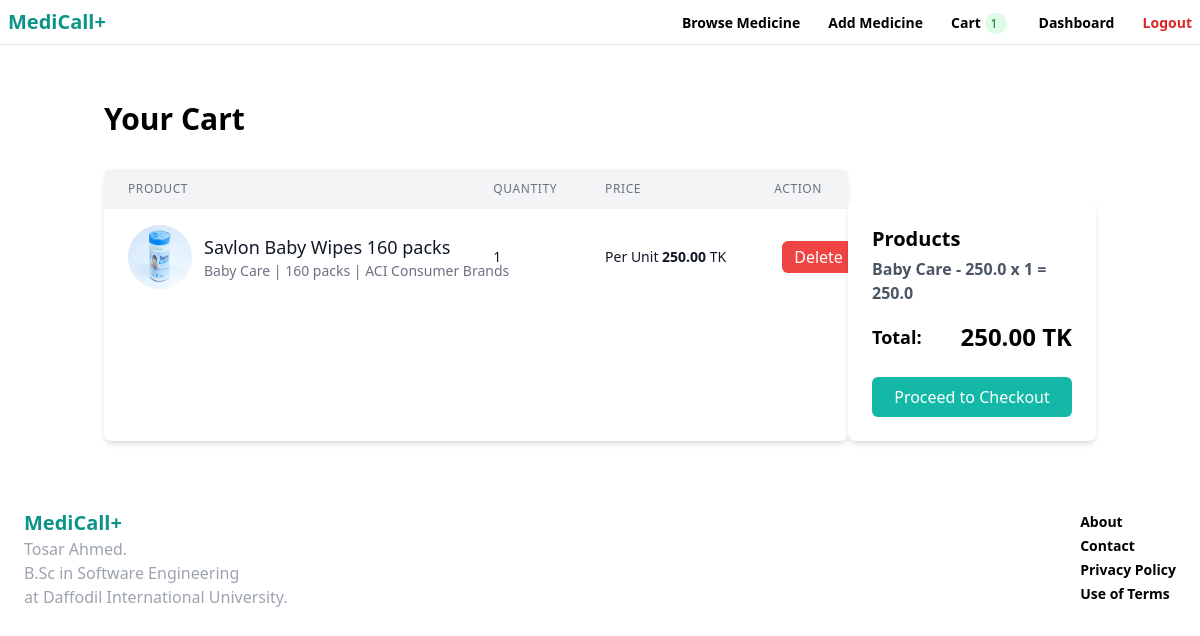
/items/cart_items/ (signed in), run on an earlier commit of the app's database.
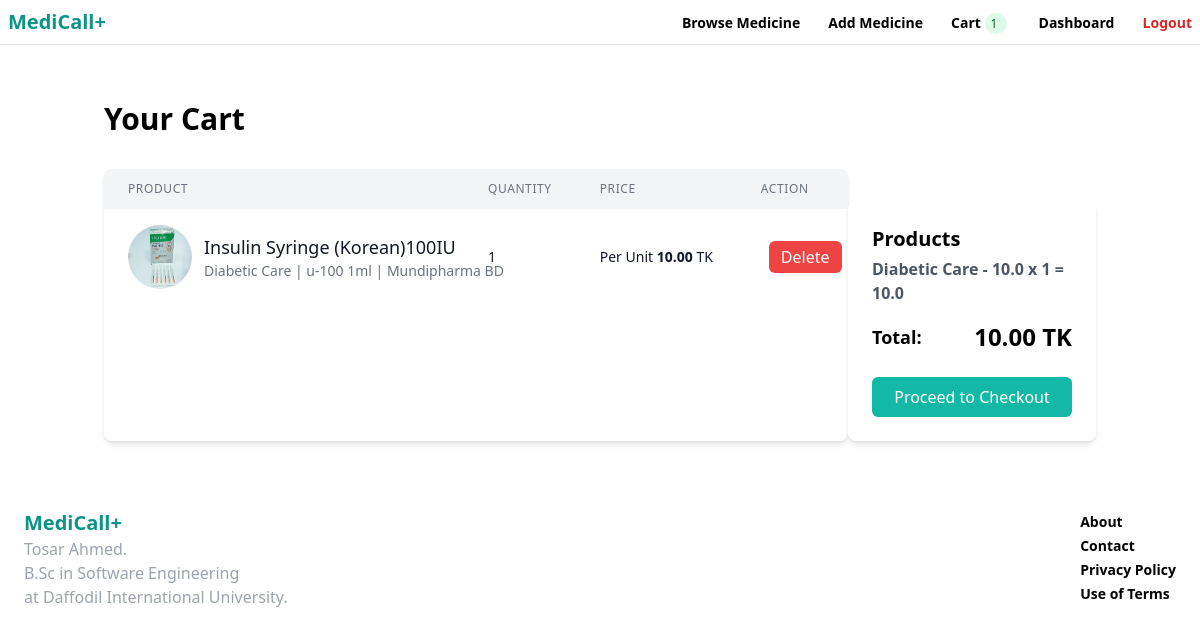
And on a later commit of the database.
### item/models.py (models this page shows, shortened)
class CartItem(models.Model):
    cart = models.ForeignKey(Cart, on_delete=models.CASCADE, related_name="cart_items")
    item = models.ForeignKey(Item, on_delete=models.CASCADE)
    quantity = models.PositiveIntegerField(default=1)

class Item(models.Model):
    category = models.ForeignKey(Category, related_name='items', on_delete=models.CASCADE)
    name = models.CharField(max_length=255)
    mg = models.TextField(max_length=50, blank=True, null=True)
    group = models.TextField(max_length=255, blank=True, null=True)
    company = models.TextField(max_length=255, blank=True, null=True)
    short_description = models.TextField(blank=True, null=True)
    description = models.TextField(blank=True, null=True)
    price = models.FloatField()
    image = models. ImageField(upload_to = 'items images', blank=True, null=True)
    is_sold = models.BooleanField(default=False)
    created_by = models.ForeignKey(User, related_name='items', on_delete=models.CASCADE)
    created_at = models.DateTimeField(auto_now_add=True)

class Category(models.Model):
    name = models.CharField(max_length=255)
    class Meta:
        ordering = ('name',)
        verbose_name_plural= 'Categories'

### item/views.py (the view)
# urls.py: path('cart_items/', cart_items, name='cart-items'),
@login_required
def cart_items(request):
    cart = Cart.objects.get(user=request.user)
    cart_items = CartItem.objects.filter(cart=cart)
    cart_total = sum(cart_item.item.price * cart_item.quantity for cart_item in cart.cart_items.all())
    for cart in cart_items:
        cart.total_price = cart.item.price * cart.quantity
    return render(request, 'item/cart_items.html', {'cart_items': cart_items, 'cart_total': cart_total})

### core/context_processors.py (called while the page is built)
def cart_item_count(request):
    if request.user.is_authenticated:
        try:
            cart = Cart.objects.get(user=request.user)
            count = sum(item.quantity for item in cart.cart_items.all())
        except Cart.DoesNotExist:
            count = 0
    else:
        cart = request.session.get('cart', {})
        count = sum(item['quantity'] for item in cart.values())
    return {'cart_item_count': count}

### item/templates/item/cart_items.html (shortened to what the changed rows need)
{% extends 'core/base.html' %}
{% block content %}
<div class="container mx-auto px-4 py-8">
    <h1 class="text-3xl font-bold mb-8">Your Cart</h1>
    {% if cart_items %}
        <div class="grid grid-cols-4">
            <div class="bg-white shadow-md rounded-lg overflow-hidden col-span-3">
                <table class="w-full">
                    <thead>
                        <tr class="bg-gray-100">
                            <th class="px-6 py-3 text-left text-xs font-medium text-gray-500 uppercase tracking-wider">Product</th>
                            <th class="px-6 py-3 text-left text-xs font-medium text-gray-500 uppercase tracking-wider">Quantity</th>
                            <th class="px-6 py-3 text-left text-xs font-medium text-gray-500 uppercase tracking-wider">Price</th>
                            <th class="px-6 py-3 text-left text-xs font-medium text-gray-500 uppercase tracking-wider">Action</th>
                        </tr>
                    </thead>
                    <tbody class="divide-y divide-gray-200">
                        {% for cart in cart_items %}
                            <tr>
                                <td class="px-6 py-4 whitespace-nowrap">
                                    <div class="flex items-center">
                                        {% if cart.item.image %}
                                            <img class="h-16 w-16 rounded-full mr-3" src="{{ cart.item.image.url }}" alt="{{ item.name }}">
                                        {% endif %}
                                        <div class="text-sm font-medium text-gray-900">
                                            <p class="text-lg">{{ cart.item.name }}</p>
                                            <span class="text-sm text-gray-500">{{ cart.item.category.name }} |  {{ cart.item.mg }} | {{ cart.item.company }}</span>
                                        </div>
                                    </div>
                                </td>
                                <td class="px-6 py-4 whitespace-nowrap">
                                    <div class="text-sm text-gray-900">{{ cart.quantity }}</div>
                                </td>
                                <td class="px-6 py-4 whitespace-nowrap">
                                    <div class="text-sm text-gray-900">Per Unit <span class="font-bold">{{ cart.item.price|floatformat:2 }}</span> TK</div>
                                </td>
                                <td class="px-6 py-4 whitespace-nowrap">
                                    <form method="post" action="{% url 'item:delete-cart-item' itemid=cart.id %}" class="flex items-center">
                                        <button type="submit" class="ml-2 px-3 py-1 bg-red-500 text-white rounded-md hover:bg-red-600 focus:outline-none focus:ring-2 focus:ring-red-500 focus:ring-opacity-50">
                                            Delete
                                        </button>
                                    </form>
                                </td>
                            </tr>
                        {% endfor %}
                    </tbody>
                </table>
            </div>
            <div class="mt-8 bg-white shadow-md rounded-lg p-6">
                <p class="font-bold text-xl mb-1">Products</p>
                {% for cart in cart_items %}
                    <span class="text-gray-600 font-semibold py-2">{{cart.item.category.name}} - {{cart.item.price}} x {{cart.quantity}} = {{cart.total_price}} </span><br>
                {% endfor %}
                <div class="flex justify-between items-center mt-4">
                    <span class="text-lg font-semibold">Total:</span>
                    <span class="text-2xl font-bold">{{ cart_total|floatformat:2 }} TK</span>
                </div>
                <div class="mt-6">
                    <a href="" class="w-full bg-teal-500 text-white py-2 px-4 rounded-md hover:bg-teal-600 focus:outline-none focus:ring-2 focus:ring-teal-500 focus:ring-opacity-50 inline-block text-center">
                        Proceed to Checkout
                    </a>
                </div>
            </div>
        </div>
    {% endif %}
</div>
{% endblock %}

What changed in the data, as far as the page shows it:
removed CartItem: item.image (picture), item.name "Savlon Baby Wipes 160 packs", item.category.name "Baby Care", item.mg "160 packs", item.company "ACI Consumer Brands", quantity "1", item.price "250.00", item.price "250.0", total_price "250.0"
added CartItem: item.image (picture), item.name "Insulin Syringe (Korean)100IU", item.category.name "Diabetic Care", item.mg "u-100 1ml", item.company "Mundipharma BD", quantity "1", item.price "10.00", item.price "10.0", total_price "10.0"
Also different on the page:
{{ cart_total|floatformat:2 }}: "250.00" → "10.00"
